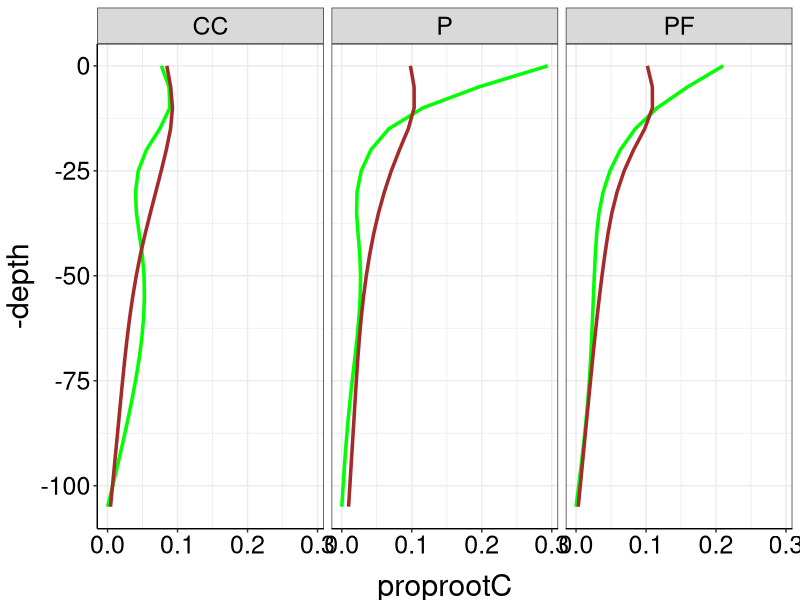

R code for this plot:
library(tidyr)
library(dplyr)
library(ggplot2)
library(plotrix)

this_theme<-theme_bw()+
  theme(#panel.grid.major = element_blank(),
    #panel.grid.minor = element_blank(),
    panel.background = element_blank(),
    axis.line = element_line(),
    legend.position='none', legend.title=element_blank(),
    legend.text = element_text(size=12),
    axis.title.x = element_text(size=22,vjust=-0.5),
    axis.title.y = element_text(size=22,angle=90, vjust=1.2),
    axis.text.x = element_text(colour="black", size=18),
    axis.text.y = element_text(colour="black", size=18), 
    strip.text = element_text(colour="black", size=18))

theme_set(this_theme)



ds2<-read.csv("Data/Equivalent root and C for 5 cm, each plot.csv", header=TRUE)

fake<-tibble(trt = c("CC", "PF", "P"), plot = c("12", "32", "13"), depth = c("105", "105", "105"),
             root = c(NA, NA, NA), rootC = c(.0001, .0001, .0001), carbon = c(NA, NA, NA))
ds2<-rbind(ds2, fake)

ds2<-ds2%>%
  select(-plot)%>%
  mutate(depth = ifelse((depth == 2.5), 0,
                        ifelse((depth == 10.0), 10,
                               ifelse((depth == 22.5), 20,
                                      ifelse((depth == 45.0), 45,
                                             ifelse((depth == 80.0), 80, 105))))))%>%
  group_by(trt, depth)%>%
  summarise_each(funs(mean(., na.rm = TRUE), std.error(., na.rm = TRUE)))


ds2_depths_possible <- expand.grid(
  depth            = seq(from=min(ds2$depth), max(105), by=5), #Decide resolution here.
  trt              = c("CC", "P", "PF"),
  stringsAsFactors = FALSE
)

ds2_intpolated <- ds2 %>% 
  right_join(ds2_depths_possible, by=c("trt", "depth")) %>% #Incorporate locations to interpolate
  group_by(trt)%>%
  mutate(
    rootC_interpolated     = spline(x=depth, y=rootC_mean  , xout=depth,  method="natural")$y,
    carbon_interpolated   = spline(x=depth, y=carbon_mean, xout=depth,  method="natural")$y
  ) %>% 
  ungroup()

#ds2_intpolated_rev <- within(ds2_intpolated, depth <- ordered(depth, levels = rev(sort(unique(depth)))))

cc<-ds2_intpolated%>%filter(trt == "CC")
pf<-ds2_intpolated%>%filter(trt == "PF")
p<-ds2_intpolated%>%filter(trt == "P")

###Table 3, is this you? Yes. It is.
sumprops<-ds2_intpolated%>%
  group_by(trt)%>%
  mutate(totalrootC = sum(rootC_interpolated), 
         totalcarbon = sum(carbon_interpolated))%>%
  mutate(proprootC = rootC_interpolated/totalrootC,
         propcarbon = carbon_interpolated/totalcarbon)


ggplot(sumprops, aes(x=-depth, y=proprootC)) +
  geom_line(color="green", size=1.2) +
  geom_line(aes(y=propcarbon), color="brown", size=1.2) +
  coord_flip()+
  facet_wrap(~trt)

split<-sumprops%>%
  mutate(place = ifelse((depth %in% c(0:20)), "top", "bottom"))%>%
  group_by(trt, place)%>%
  summarise(splitC = sum(carbon_interpolated), splitR = sum(rootC_interpolated))%>%
  group_by(trt)%>%
  mutate(totalrootC = sum(splitR), 
         totalcarbon = sum(splitC))%>%
  mutate(proprootC = splitR/totalrootC,
         propcarbon = splitC/totalcarbon)

knitr::kable(split, digits = 2, caption = "Above vs below 20 cm")
